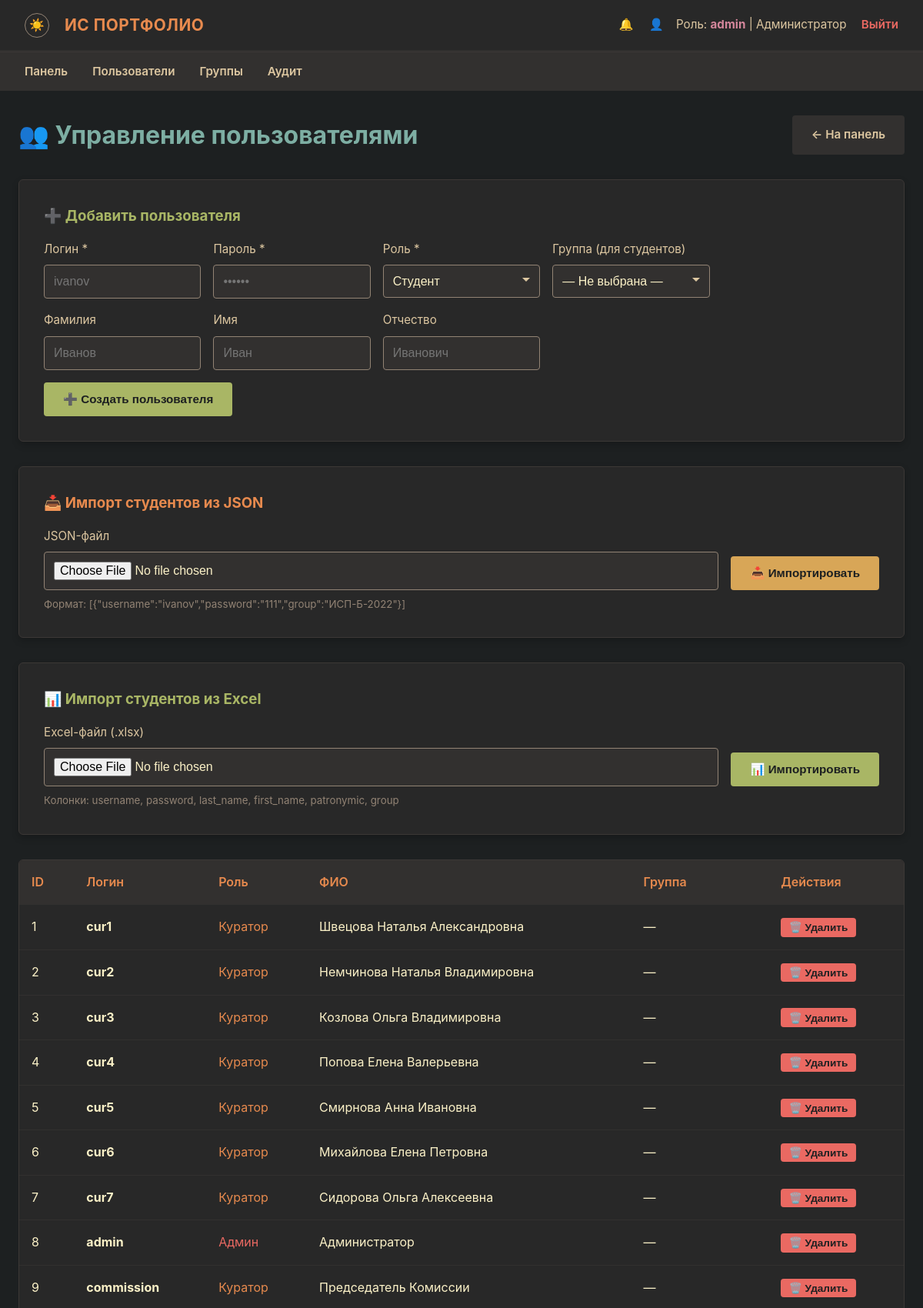
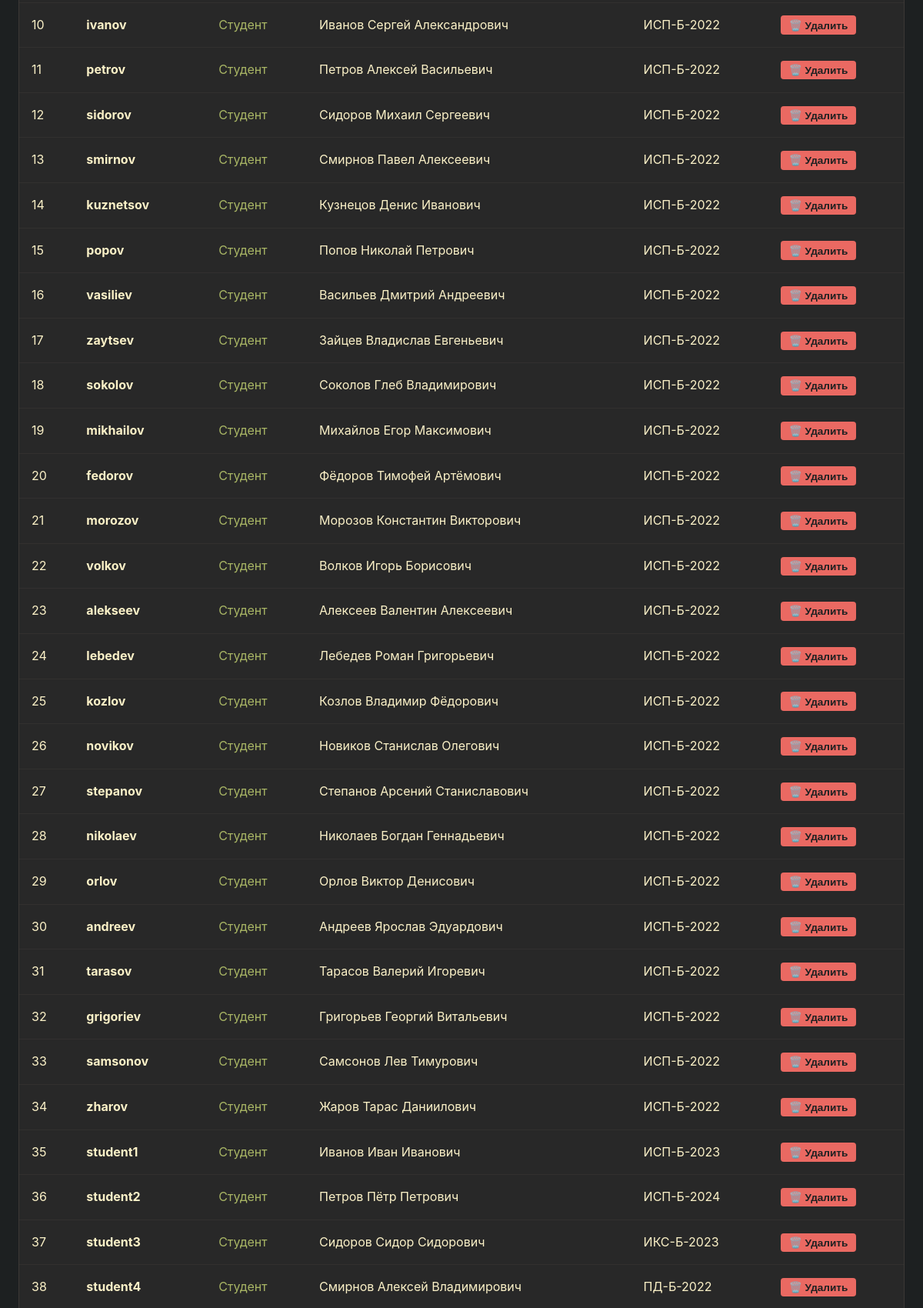
/admin/users (signed in, upper part), run on the app's committed database (2 pictures, top to bottom).
### models.py (models this page shows, shortened)
class User(Base):
    __tablename__ = 'users'
    id:          Mapped[int]       = mapped_column(Integer, primary_key=True)
    username:    Mapped[str]       = mapped_column(String(50), unique=True, nullable=False)
    password_hash: Mapped[str]     = mapped_column(String(256), nullable=False)
    role:        Mapped[str]       = mapped_column(String(20), nullable=False)
    last_name:   Mapped[Optional[str]] = mapped_column(String(50), nullable=True)
    first_name:  Mapped[Optional[str]] = mapped_column(String(50), nullable=True)
    patronymic:  Mapped[Optional[str]] = mapped_column(String(50), nullable=True)
    group_name:  Mapped[Optional[str]] = mapped_column(String(20), nullable=True)
    group_id:    Mapped[Optional[int]] = mapped_column(Integer, ForeignKey('groups.id'), nullable=True)
    events        = relationship('Event', back_populates='student', lazy=True, cascade='all, delete-orphan')
    notifications = relationship('Notification', back_populates='user', lazy=True, cascade='all, delete-orphan')
    curated_groups = relationship('Group', foreign_keys='Group.curator_id', back_populates='curator', lazy='select')

### routes/admin.py (the view)
@router.get('/admin/users')
async def admin_users(request: Request, user: User = Depends(require_admin),
                       db: Session = Depends(get_db)):
    users = db.query(User).all()
    groups = db.query(Group).order_by(Group.name).all()
    return render(request, 'admin_users.html', users=users, groups=groups)

### templates/admin_users.html (shortened to what this page needs)
{% extends 'base.html' %}
{% block content %}
<div style="display: flex; justify-content: space-between; align-items: center; margin-bottom: 2rem; flex-wrap: wrap; gap: 1rem;">
    <h1 style="color: var(--blue); margin: 0;">👥 Управление пользователями</h1>
    <a href="{{ url_for('admin_dashboard') }}" class="btn" style="background-color: var(--bg2); color: var(--fg1); text-decoration: none;">← На панель</a>
</div>
<div class="form-card" style="margin-bottom: 2rem;">
    <h3 style="margin-bottom: 1rem; color: var(--green);">➕ Добавить пользователя</h3>
    <form action="{{ url_for('admin_add_user') }}" method="POST">
        <div style="display: grid; grid-template-columns: repeat(auto-fill, minmax(200px, 1fr)); gap: 1rem;">
            <div class="form-group" style="margin: 0;">
                <label for="username">Логин *</label>
                <input type="text" id="username" name="username" class="form-control" required placeholder="ivanov">
            </div>
            <div class="form-group" style="margin: 0;">
                <label for="password">Пароль *</label>
                <input type="password" id="password" name="password" class="form-control" required placeholder="••••••">
            </div>
            <div class="form-group" style="margin: 0;">
                <label for="role">Роль *</label>
                <select id="role" name="role" class="form-control" required>
                    <option value="student">Студент</option>
                </select>
            </div>
            <div class="form-group" style="margin: 0;">
                <label for="group_id">Группа (для студентов)</label>
                <select id="group_id" name="group_id" class="form-control">
                    <option value="">— Не выбрана —</option>
                </select>
            </div>
        </div>
        <div style="display: grid; grid-template-columns: repeat(auto-fill, minmax(200px, 1fr)); gap: 1rem; margin-top: 1rem;">
            <div class="form-group" style="margin: 0;">
                <label for="last_name">Фамилия</label>
                <input type="text" id="last_name" name="last_name" class="form-control" placeholder="Иванов">
            </div>
            <div class="form-group" style="margin: 0;">
                <label for="first_name">Имя</label>
                <input type="text" id="first_name" name="first_name" class="form-control" placeholder="Иван">
            </div>
            <div class="form-group" style="margin: 0;">
                <label for="patronymic">Отчество</label>
                <input type="text" id="patronymic" name="patronymic" class="form-control" placeholder="Иванович">
            </div>
        </div>
        <button type="submit" class="btn btn-success" style="margin-top: 1rem;">➕ Создать пользователя</button>
    </form>
</div>
<div class="form-card" style="margin-bottom: 2rem;">
    <h3 style="margin-bottom: 1rem; color: var(--orange);">📥 Импорт студентов из JSON</h3>
    <form action="{{ url_for('admin_import_students') }}" method="POST" enctype="multipart/form-data">
        <div style="display: flex; gap: 1rem; align-items: flex-end; flex-wrap: wrap;">
            <div class="form-group" style="margin: 0; flex: 1;">
                <label for="json_file">JSON-файл</label>
                <input type="file" id="json_file" name="json_file" accept=".json" class="form-control" required>
            </div>
            <button type="submit" class="btn btn-warning" style="white-space: nowrap;">📥 Импортировать</button>
        </div>
        <small style="color: var(--gray); display: block; margin-top: 0.5rem;">
            Формат: [{"username":"ivanov","password":"111","group":"ИСП-Б-2022"}]
        </small>
    </form>
</div>
<div class="form-card" style="margin-bottom: 2rem;">
    <h3 style="margin-bottom: 1rem; color: var(--green);">📊 Импорт студентов из Excel</h3>
    <form action="{{ url_for('admin_import_excel') }}" method="POST" enctype="multipart/form-data">
        <div style="display: flex; gap: 1rem; align-items: flex-end; flex-wrap: wrap;">
            <div class="form-group" style="margin: 0; flex: 1;">
                <label for="excel_file">Excel-файл (.xlsx)</label>
                <input type="file" id="excel_file" name="excel_file" accept=".xlsx" class="form-control" required>
            </div>
            <button type="submit" class="btn btn-success" style="white-space: nowrap;">📊 Импортировать</button>
        </div>
        <small style="color: var(--gray); display: block; margin-top: 0.5rem;">
            Колонки: username, password, last_name, first_name, patronymic, group
        </small>
    </form>
</div>
<div class="table-responsive">
    <table>
        <thead>
            <tr>
                <th>ID</th>
                <th>Логин</th>
                <th>Роль</th>
                <th>ФИО</th>
                <th>Группа</th>
                <th>Действия</th>
            </tr>
        </thead>
        <tbody>
            {% for u in users %}
            <tr>
                <td>{{ u.id }}</td>
                <td><strong>{{ u.username }}</strong></td>
                <td>
                    {% if u.role == 'admin' %}<span style="color: var(--red);">Админ</span>
                    {% elif u.role == 'curator' %}<span style="color: var(--orange);">Куратор</span>
                    {% elif u.role == 'student' %}<span style="color: var(--green);">Студент</span>
                    {% else %}{{ u.role }}{% endif %}
                </td>
                <td>{{ u.full_name or '—' }}</td>
                <td>{{ u.group_name or '—' }}</td>
                <td>
                    <form action="{{ url_for('admin_delete_user', user_id=u.id) }}" method="POST" onsubmit="return confirm('Удалить пользователя {{ u.username }}?')">
                        <button type="submit" class="btn btn-danger" style="padding: 0.2rem 0.6rem; font-size: 0.85rem;"
                                {% if u.id == current_user.id %}disabled title="Нельзя удалить себя"{% endif %}>
                            🗑️ Удалить
                        </button>
                    </form>
                </td>
            </tr>
            {% endfor %}
        </tbody>
    </table>
</div>
{% endblock %}

### templates/base.html (shortened to what this page needs)
<!DOCTYPE html>
<html lang="ru">
<head>
    <link rel="stylesheet" href="/static/css/style.css">
</head>
<body
    data-csrf-token="{{ csrf_token }}"
    data-user-authenticated="{{ 'true' if current_user else 'false' }}"
>
    {% if current_user %}
    <nav class="navbar">
        <div class="navbar-brand">
            <button class="theme-toggle" id="themeToggle" title="Сменить тему">☀️</button>
            ИС Портфолио
        </div>
        <div class="navbar-user">
            <a href="/notifications" style="color: var(--fg1); text-decoration: none; margin-right: 1rem; position: relative;">
                🔔
            </a>
            <a href="/profile" style="color: var(--fg1); text-decoration: none; margin-right: 0.75rem;">👤</a>
            Роль: <strong>{{ current_user.role }}</strong> |
            {% if current_user.last_name or current_user.first_name %}
            {{ current_user.last_name or '' }} {{ current_user.first_name or '' }} {{ current_user.patronymic or '' }}
            {% else %}
            {{ current_user.username }}
            {% endif %}
            <a href="/logout" class="logout-link">Выйти</a>
        </div>
    </nav>
    <nav class="role-nav">
        <ul>
            {% if current_user.role == 'admin' %}
            <li><a href="/admin/dashboard">Панель</a></li>
            <li><a href="/admin/users">Пользователи</a></li>
            <li><a href="/admin/groups">Группы</a></li>
            <li><a href="/admin/audit">Аудит</a></li>
            {% elif current_user.role == 'student' %}
            <li><a href="/student/dashboard">Моя панель</a></li>
            <li><a href="/student/create">Создать пост</a></li>
            <li><a href="/student/history">История</a></li>
            <li><a href="/rating">Рейтинг</a></li>
            {% elif current_user.role == 'curator' %}
            <li><a href="/curator/dashboard">Панель куратора</a></li>
            <li><a href="/curator/pending">Заявки</a></li>
            <li><a href="/curator/resolved">Журнал</a></li>
            <li><a href="/rating">Рейтинг</a></li>
            {% endif %}
        </ul>
    </nav>
    {% endif %}
    <div class="container">
        {% block content %}{% endblock %}
    </div>
</body>
</html>

### static/css/style.css (style rules this page uses)
:root { --bg0: #1d2021; --bg1: #282828; --bg2: #32302f; --bg3: #3c3836; --fg0: #fbf1c7; --fg1: #ddc7a1; --red: #ea6962; --green: #a9b665; --yellow: #d8a657; --blue: #7daea3; --orange: #e78a4e; --purple: #d3869b; --gray: #928374; }
* { box-sizing: border-box; margin: 0; padding: 0; }
body { background-color: var(--bg0); color: var(--fg0); font-family: -apple-system, BlinkMacSystemFont, "Segoe UI", Roboto, Helvetica, Arial, sans-serif; font-size: 16px; line-height: 1.6; padding-bottom: 3rem; }
.navbar { background-color: var(--bg1); padding: 1rem 2rem; display: flex; justify-content: space-between; align-items: center; border-bottom: 2px solid var(--bg2); box-shadow: 0 4px 6px rgba(0, 0, 0, 0.3); }
.navbar-brand { display: flex; align-items: center; gap: 0.5rem; font-weight: 700; color: var(--orange); font-size: 1.3rem; letter-spacing: 0.5px; text-transform: uppercase; }
.navbar-user { color: var(--fg1); font-size: 0.95rem; }
.navbar-user strong { color: var(--purple); }
.logout-link { color: var(--red); text-decoration: none; margin-left: 15px; font-weight: 600; border-bottom: 1px dashed transparent; transition: border-color 0.2s ease; }
.role-nav { background-color: var(--bg2); padding: 0.75rem 2rem; border-top: 1px solid var(--bg3); }
.role-nav ul { list-style: none; display: flex; gap: 2rem; margin: 0; }
.role-nav li { display: inline; }
.role-nav a { color: var(--fg1); text-decoration: none; font-weight: 600; font-size: 0.95rem; padding: 0.5rem 0; border-bottom: 2px solid transparent; transition: border-color 0.2s ease, color 0.2s ease; }
.container { max-width: 1200px; margin: 2rem auto; padding: 0 1.5rem; }
.form-card { background-color: var(--bg1); border: 1px solid var(--bg3); border-radius: 6px; padding: 2rem; margin-bottom: 2rem; box-shadow: 0 4px 10px rgba(0, 0, 0, 0.2); }
.form-group { margin-bottom: 1.25rem; }
.form-group label { display: block; margin-bottom: 0.5rem; color: var(--fg1); font-size: 0.95rem; }
.form-control { width: 100%; padding: 0.75rem; background-color: var(--bg2); border: 1px solid var(--gray); color: var(--fg0); border-radius: 4px; font-size: 1rem; transition: border-color 0.2s ease, box-shadow 0.2s ease; }
select.form-control { cursor: pointer; appearance: none; background-repeat: no-repeat; background-position: right 0.75rem center; padding-right: 2rem; }
.btn { display: inline-block; padding: 0.75rem 1.5rem; border: 1px solid transparent; border-radius: 4px; cursor: pointer; font-weight: 600; font-size: 0.95rem; text-align: center; text-decoration: none; transition: opacity 0.15s ease, transform 0.1s ease; }
.btn-success { background-color: var(--green); color: var(--bg0); }
.btn-danger { background-color: var(--red); color: var(--bg0); }
.btn-warning { background-color: var(--yellow); color: var(--bg0); }
.table-responsive { width: 100%; overflow-x: auto; background-color: var(--bg1); border: 1px solid var(--bg3); border-radius: 6px; margin-top: 1.5rem; }
table { width: 100%; border-collapse: collapse; text-align: left; }
th, td { padding: 1rem; border-bottom: 1px solid var(--bg2); }
th { background-color: var(--bg2); color: var(--orange); font-weight: 600; }
.theme-toggle { background: none; border: 1px solid var(--gray); border-radius: 50%; width: 32px; height: 32px; display: inline-flex; align-items: center; justify-content: center; cursor: pointer; font-size: 1rem; line-height: 1; color: var(--fg1); margin-right: 0.75rem; vertical-align: middle; }

### data on the page
User: role "admin", last_name "Администратор", id "8", username "admin", last_name+first_name+patronymic "Администратор", group_name "—"
User: id "1", username "cur1", role "Куратор", last_name+first_name+patronymic "Швецова Наталья Александровна", group_name "—"
User: id "2", username "cur2", role "Куратор", last_name+first_name+patronymic "Немчинова Наталья Владимировна", group_name "—"
User: id "3", username "cur3", role "Куратор", last_name+first_name+patronymic "Козлова Ольга Владимировна", group_name "—"
User: id "4", username "cur4", role "Куратор", last_name+first_name+patronymic "Попова Елена Валерьевна", group_name "—"
User: id "5", username "cur5", role "Куратор", last_name+first_name+patronymic "Смирнова Анна Ивановна", group_name "—"
User: id "6", username "cur6", role "Куратор", last_name+first_name+patronymic "Михайлова Елена Петровна", group_name "—"
User: id "7", username "cur7", role "Куратор", last_name+first_name+patronymic "Сидорова Ольга Алексеевна", group_name "—"
User: id "9", username "commission", role "Куратор", last_name+first_name+patronymic "Председатель Комиссии", group_name "—"
User: id "10", username "ivanov", role "Студент", last_name+first_name+patronymic "Иванов Сергей Александрович", group_name "ИСП-Б-2022"
User: id "11", username "petrov", role "Студент", last_name+first_name+patronymic "Петров Алексей Васильевич", group_name "ИСП-Б-2022"
User: id "12", username "sidorov", role "Студент", last_name+first_name+patronymic "Сидоров Михаил Сергеевич", group_name "ИСП-Б-2022"
User: id "13", username "smirnov", role "Студент", last_name+first_name+patronymic "Смирнов Павел Алексеевич", group_name "ИСП-Б-2022"
User: id "14", username "kuznetsov", role "Студент", last_name+first_name+patronymic "Кузнецов Денис Иванович", group_name "ИСП-Б-2022"
User: id "15", username "popov", role "Студент", last_name+first_name+patronymic "Попов Николай Петрович", group_name "ИСП-Б-2022"
User: id "16", username "vasiliev", role "Студент", last_name+first_name+patronymic "Васильев Дмитрий Андреевич", group_name "ИСП-Б-2022"
User: id "17", username "zaytsev", role "Студент", last_name+first_name+patronymic "Зайцев Владислав Евгеньевич", group_name "ИСП-Б-2022"
User: id "18", username "sokolov", role "Студент", last_name+first_name+patronymic "Соколов Глеб Владимирович", group_name "ИСП-Б-2022"
User: id "19", username "mikhailov", role "Студент", last_name+first_name+patronymic "Михайлов Егор Максимович", group_name "ИСП-Б-2022"
User: id "20", username "fedorov", role "Студент", last_name+first_name+patronymic "Фёдоров Тимофей Артёмович", group_name "ИСП-Б-2022"
User: id "21", username "morozov", role "Студент", last_name+first_name+patronymic "Морозов Константин Викторович", group_name "ИСП-Б-2022"
User: id "22", username "volkov", role "Студент", last_name+first_name+patronymic "Волков Игорь Борисович", group_name "ИСП-Б-2022"
User: id "23", username "alekseev", role "Студент", last_name+first_name+patronymic "Алексеев Валентин Алексеевич", group_name "ИСП-Б-2022"
User: id "24", username "lebedev", role "Студент", last_name+first_name+patronymic "Лебедев Роман Григорьевич", group_name "ИСП-Б-2022"
User: id "25", username "kozlov", role "Студент", last_name+first_name+patronymic "Козлов Владимир Фёдорович", group_name "ИСП-Б-2022"
User: id "26", username "novikov", role "Студент", last_name+first_name+patronymic "Новиков Станислав Олегович", group_name "ИСП-Б-2022"
User: id "27", username "stepanov", role "Студент", last_name+first_name+patronymic "Степанов Арсений Станиславович", group_name "ИСП-Б-2022"
User: id "28", username "nikolaev", role "Студент", last_name+first_name+patronymic "Николаев Богдан Геннадьевич", group_name "ИСП-Б-2022"
User: id "29", username "orlov", role "Студент", last_name+first_name+patronymic "Орлов Виктор Денисович", group_name "ИСП-Б-2022"
User: id "30", username "andreev", role "Студент", last_name+first_name+patronymic "Андреев Ярослав Эдуардович", group_name "ИСП-Б-2022"
User: id "31", username "tarasov", role "Студент", last_name+first_name+patronymic "Тарасов Валерий Игоревич", group_name "ИСП-Б-2022"
User: id "32", username "grigoriev", role "Студент", last_name+first_name+patronymic "Григорьев Георгий Витальевич", group_name "ИСП-Б-2022"
User: id "33", username "samsonov", role "Студент", last_name+first_name+patronymic "Самсонов Лев Тимурович", group_name "ИСП-Б-2022"
User: id "34", username "zharov", role "Студент", last_name+first_name+patronymic "Жаров Тарас Даниилович", group_name "ИСП-Б-2022"
User: id "35", username "student1", role "Студент", last_name+first_name+patronymic "Иванов Иван Иванович", group_name "ИСП-Б-2023"
User: id "36", username "student2", role "Студент", last_name+first_name+patronymic "Петров Пётр Петрович", group_name "ИСП-Б-2024"
User: id "37", username "student3", role "Студент", last_name+first_name+patronymic "Сидоров Сидор Сидорович", group_name "ИКС-Б-2023"
User: id "38", username "student4", role "Студент", last_name+first_name+patronymic "Смирнов Алексей Владимирович", group_name "ПД-Б-2022"
